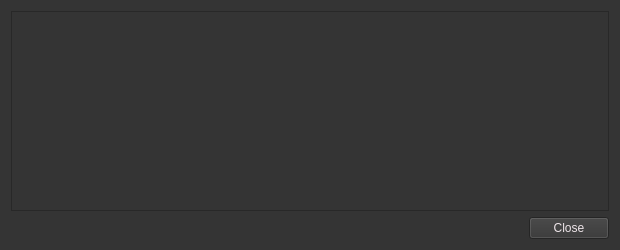
<?xml version="1.0" encoding="UTF-8"?>
<ui version="4.0">
 <class>TransactionDescDialog</class>
 <widget class="QWidget" name="TransactionDescDialog">
  <property name="geometry">
   <rect>
    <x>0</x>
    <y>0</y>
    <width>620</width>
    <height>250</height>
   </rect>
  </property>
  <property name="windowTitle">
   <string>Transaction details</string>
  </property>
  <property name="autoFillBackground">
   <bool>false</bool>
  </property>
  <property name="styleSheet">
   <string notr="true">background:rgb(52,52,52); color:rgb(238,229,233)</string>
  </property>
  <layout class="QVBoxLayout" name="verticalLayout">
   <item>
    <widget class="QTextEdit" name="detailText">
     <property name="toolTip">
      <string>This pane shows a detailed description of the transaction</string>
     </property>
     <property name="readOnly">
      <bool>true</bool>
     </property>
    </widget>
   </item>
   <item>
    <widget class="QDialogButtonBox" name="buttonBox">
     <property name="orientation">
      <enum>Qt::Horizontal</enum>
     </property>
     <property name="standardButtons">
      <set>QDialogButtonBox::Close</set>
     </property>
    </widget>
   </item>
  </layout>
 </widget>
 <resources/>
 <connections>
  <connection>
   <sender>buttonBox</sender>
   <signal>accepted()</signal>
   <receiver>TransactionDescDialog</receiver>
   <slot>close()</slot>
   <hints>
    <hint type="sourcelabel">
     <x>248</x>
     <y>254</y>
    </hint>
    <hint type="destinationlabel">
     <x>157</x>
     <y>274</y>
    </hint>
   </hints>
  </connection>
  <connection>
   <sender>buttonBox</sender>
   <signal>rejected()</signal>
   <receiver>TransactionDescDialog</receiver>
   <slot>close()</slot>
   <hints>
    <hint type="sourcelabel">
     <x>316</x>
     <y>260</y>
    </hint>
    <hint type="destinationlabel">
     <x>286</x>
     <y>274</y>
    </hint>
   </hints>
  </connection>
 </connections>
</ui>
